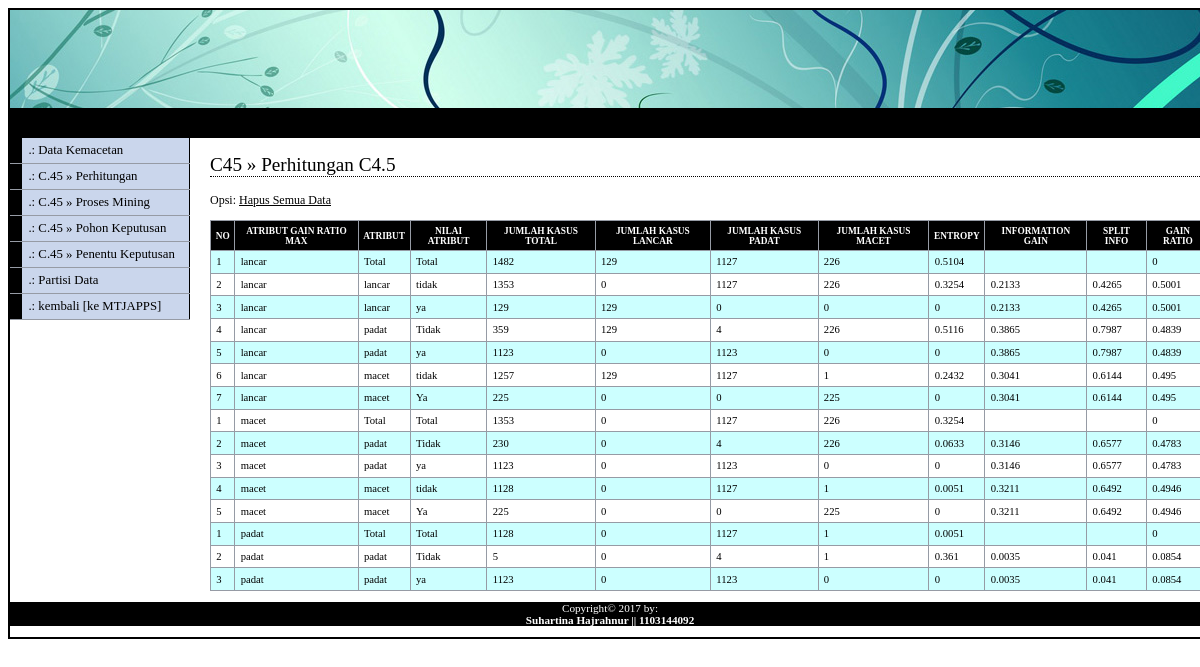
The page /admin/media.php?module=c45 (signed in) on the database its author committed.
### tables this page shows
CREATE TABLE `iterasi_c45` (
  `id` int(11) NOT NULL,
  `iterasi` varchar(3) NOT NULL,
  `atribut_gain_ratio_max` varchar(255) NOT NULL,
  `atribut` varchar(100) NOT NULL,
  `nilai_atribut` varchar(100) NOT NULL,
  `jml_kasus_total` varchar(5) NOT NULL,
  `jml_kasus_lancar` varchar(5) NOT NULL,
  `jml_kasus_padat` varchar(5) NOT NULL,
  `jml_kasus_macet` varchar(5) NOT NULL,
  `jml_kasus_tidak_bisa_lewat` varchar(5) NOT NULL,
  `entropy` varchar(10) NOT NULL,
  `inf_gain` varchar(10) NOT NULL,
  `split_info` varchar(10) NOT NULL,
  `gain_ratio` varchar(10) NOT NULL
);

### admin/modul/c45.php (the view, shortened to what this page needs)
<?php
switch($_GET[act]){
    default:
    echo "<h2>C45 &#187; Perhitungan C4.5</h2>";
    echo " <p>Opsi: <a href=./aksi.php?module=c45&act=hapus_data_iterasi>Hapus Semua Data</a></p>
           <table bgcolor='#00CCFF' border='1' cellspacing='0' cellspading='0'>
           <tr>
               <th>No</th>
               <th>Atribut Gain Ratio Max</th>
               <th>Atribut</th>
               <th>Nilai Atribut</th>
               <th>Jumlah Kasus Total</th>
               <th>Jumlah Kasus Lancar</th>
               <th>Jumlah Kasus Padat</th>
               <th>Jumlah Kasus Macet</th>
               <th>Entropy</th>
               <th>Information Gain</th>
               <th>Split Info</th>
               <th>Gain Ratio</th>
           </tr>";
if ($_SESSION[leveluser]=='admin'){
    $sql=mysql_query('SELECT * FROM iterasi_c45 ORDER BY id');
}
    $warna1 = '#FFFFFF';
    $warna2 = '#CCFFFF';
    $warna  = $warna1;
    while ($data=mysql_fetch_array($sql)){
        if($warna == $warna1){
            $warna = $warna2;
        } else {
            $warna = $warna1;
        }
        echo " <tr bgcolor='$warna'>
                   <td>$data[iterasi]</td>
                   <td>$data[atribut_gain_ratio_max]</td>
                   <td>$data[atribut]</td>
                   <td>$data[nilai_atribut]</td>
                   <td>$data[jml_kasus_total]</td>
                   <td>$data[jml_kasus_lancar]</td>
                   <td>$data[jml_kasus_padat]</td>
                   <td>$data[jml_kasus_macet]</td>
                   <td>$data[entropy]</td>
                   <td>$data[inf_gain]</td>
                   <td>$data[split_info]</td>
                   <td>$data[gain_ratio]</td>
               </tr>";
    }
    echo"</table>";
    break;
}

### admin/media.php (shortened to what this page needs)
<?php
if (empty($_SESSION[namauser]) AND empty($_SESSION[passuser])){
    echo "<link href='../config/adminstyle.css' rel='stylesheet' type='text/css'>
    <center>Untuk mengakses modul, Anda harus login <br>";
    echo "<a href=index.php><b>LOGIN</b></a></center>";
} else {
?>
<html>
<head>
    <link href="../config/adminstyle.css" rel="stylesheet" type="text/css" />
</head>
<body>
    <div id="header">
        <br>
        <div class='menupic'>
            <div class='menuhorisontal'>
            </div>
        </div>
        <div id="content">
            <?php include "content.php"; ?>
        </div>
	<div id="menu">
      <br><ul>
            <li><a href=?module=data_kemacetan>.: Data Kemacetan</a></li>
            <li><a href=?module=c45>.: C.45 &#187; Perhitungan</a></li>
            <li><a href=?module=c45&act=mining onClick=\"return confirm('Anda Yakin? Proses akan membutuhkan waktu yang lama.')\">.: C.45 &#187; Proses Mining</a></li>
            <li><a href=?module=c45&act=pohon_keputusan>.: C.45 &#187; Pohon Keputusan</a></li>
            <li><a href=?module=prediksi>.: C.45 &#187; Penentu Keputusan</a></li>
            <li><a href=?module=data_kemacetan&act=partisi_data>.: Partisi Data</a></li>
            <li><a href=http://localhost/mtjapps>.: kembali [ke MTJAPPS]</a></li>
        </ul>
	    <p>&nbsp;</p>
 	</div>
        <div id="footer">
            <p>Copyright&copy; 2017 by:<br />
            <b>Suhartina Hajrahnur || 1103144092</b></p>
        </div>
    </div>
</body>
</html>
<?php
}
?>

### admin/content.php (shortened to what this page needs)
<?php
if ($_GET[module]=='home'){
    echo "<h2>Identifikasi Jenis Kemacetan Menggunakan Pohon Keputusan C4.5</h2>
    <table width='100%'>
        <tr>
            <td>
                <h2 align='justify'>
                    Selamat Datang.<br>
                </h2>
            </td>
        </tr>
    </table>";
}
elseif ($_GET[module]=='data_kemacetan'){
    include "modul/data_kemacetan.php";
}
elseif ($_GET[module]=='c45'){
    include "modul/c45.php";
}
elseif ($_GET[module]=='about'){
    include "modul/about.php";
}
elseif ($_GET[module]=='penentu_keputusan'){
    include "modul/penentu_keputusan.php";
}
elseif ($_GET[module]=='kinerja'){
    include "modul/kinerja.php";
}
else{
    echo "<p><b>MENU BELUM ADA</b></p>";
}
?>

### config/adminstyle.css (style rules this page uses)
.menupic { background:transparent; width:100%; margin:0 auto; }
.menuhorisontal { background:#000000; color:#FFFFFF; width: 1200px; height:30px; margin:0 auto; padding:0 auto;-moz-border-radius-topleft:6px;-moz-border-radius-topright:6px; }
body { font-family: Tahoma; text-align: center; }
#header { position: relative; background-image: url(../admin/images/header.jpg); background-repeat: no-repeat; margin-right: auto; margin-left: auto; width: 1200px; border: 2px solid #000000; padding-top: 80px; text-align: left; }
#content { margin-left: 200px; }
#content p { font-size: 75%; }
#menu { position: absolute; top: 110px; left: 0; width: 180px; }
#menu ul { list-style: none; margin: 0; padding: 0; border: none; }
#menu li { width: 180px; border-bottom: 1px solid #969BA5; margin: 0; padding: 0; font-size: 80%; vertical-align: bottom; }
#menu a:link, #menu a:visited { display: block; padding: 5px 5px 5px 0.5em; border-left: 12px solid #000000; border-right: 1px solid #000000; background-color: #CAD6EC; color: #000000; text-decoration: none; }
a:link,a:visited { color:#000000; }
h2 { font: normal 120% Georgia; color: #000000; background-color: transparent; border-bottom: 1px dotted #000000; }
table { font-family: Tahoma; font-size: 8pt; border-width: 1px; border-style: solid; border-color: #999999; border-collapse: collapse; margin: 10px 0px; }
th { color: #FFFFFF; font-size: 7pt; text-transform: uppercase; text-align: center; padding: 0.5em; border-width: 1px; border-style: solid; border-color: #969BA5; border-collapse: collapse; background-color: #000000; }
td { padding: 0.5em; vertical-align: top; border-width: 1px; border-style: solid; border-color: #969BA5; border-collapse: collapse; }
#footer { font-size: 70%; color: #FFFFFF; background-color: #000000; text-align : center; }

### rows shown on the page
iterasi_c45: iterasi "1", atribut_gain_ratio_max "lancar", atribut "Total", nilai_atribut "Total", jml_kasus_total "1482", jml_kasus_lancar "129", jml_kasus_padat "1127", jml_kasus_macet "226", entropy "0.5104", gain_ratio "0"
iterasi_c45: iterasi "2", atribut_gain_ratio_max "lancar", atribut "lancar", nilai_atribut "tidak", jml_kasus_total "1353", jml_kasus_lancar "0", jml_kasus_padat "1127", jml_kasus_macet "226", entropy "0.3254", inf_gain "0.2133", split_info "0.4265", gain_ratio "0.5001"
iterasi_c45: iterasi "3", atribut_gain_ratio_max "lancar", atribut "lancar", nilai_atribut "ya", jml_kasus_total "129", jml_kasus_lancar "129", jml_kasus_padat "0", jml_kasus_macet "0", entropy "0", inf_gain "0.2133", split_info "0.4265", gain_ratio "0.5001"
iterasi_c45: iterasi "4", atribut_gain_ratio_max "lancar", atribut "padat", nilai_atribut "Tidak", jml_kasus_total "359", jml_kasus_lancar "129", jml_kasus_padat "4", jml_kasus_macet "226", entropy "0.5116", inf_gain "0.3865", split_info "0.7987", gain_ratio "0.4839"
iterasi_c45: iterasi "5", atribut_gain_ratio_max "lancar", atribut "padat", nilai_atribut "ya", jml_kasus_total "1123", jml_kasus_lancar "0", jml_kasus_padat "1123", jml_kasus_macet "0", entropy "0", inf_gain "0.3865", split_info "0.7987", gain_ratio "0.4839"
iterasi_c45: iterasi "6", atribut_gain_ratio_max "lancar", atribut "macet", nilai_atribut "tidak", jml_kasus_total "1257", jml_kasus_lancar "129", jml_kasus_padat "1127", jml_kasus_macet "1", entropy "0.2432", inf_gain "0.3041", split_info "0.6144", gain_ratio "0.495"
iterasi_c45: iterasi "7", atribut_gain_ratio_max "lancar", atribut "macet", nilai_atribut "Ya", jml_kasus_total "225", jml_kasus_lancar "0", jml_kasus_padat "0", jml_kasus_macet "225", entropy "0", inf_gain "0.3041", split_info "0.6144", gain_ratio "0.495"
iterasi_c45: iterasi "1", atribut_gain_ratio_max "macet", atribut "Total", nilai_atribut "Total", jml_kasus_total "1353", jml_kasus_lancar "0", jml_kasus_padat "1127", jml_kasus_macet "226", entropy "0.3254", gain_ratio "0"
iterasi_c45: iterasi "2", atribut_gain_ratio_max "macet", atribut "padat", nilai_atribut "Tidak", jml_kasus_total "230", jml_kasus_lancar "0", jml_kasus_padat "4", jml_kasus_macet "226", entropy "0.0633", inf_gain "0.3146", split_info "0.6577", gain_ratio "0.4783"
iterasi_c45: iterasi "3", atribut_gain_ratio_max "macet", atribut "padat", nilai_atribut "ya", jml_kasus_total "1123", jml_kasus_lancar "0", jml_kasus_padat "1123", jml_kasus_macet "0", entropy "0", inf_gain "0.3146", split_info "0.6577", gain_ratio "0.4783"
iterasi_c45: iterasi "4", atribut_gain_ratio_max "macet", atribut "macet", nilai_atribut "tidak", jml_kasus_total "1128", jml_kasus_lancar "0", jml_kasus_padat "1127", jml_kasus_macet "1", entropy "0.0051", inf_gain "0.3211", split_info "0.6492", gain_ratio "0.4946"
iterasi_c45: iterasi "5", atribut_gain_ratio_max "macet", atribut "macet", nilai_atribut "Ya", jml_kasus_total "225", jml_kasus_lancar "0", jml_kasus_padat "0", jml_kasus_macet "225", entropy "0", inf_gain "0.3211", split_info "0.6492", gain_ratio "0.4946"
iterasi_c45: iterasi "1", atribut_gain_ratio_max "padat", atribut "Total", nilai_atribut "Total", jml_kasus_total "1128", jml_kasus_lancar "0", jml_kasus_padat "1127", jml_kasus_macet "1", entropy "0.0051", gain_ratio "0"
iterasi_c45: iterasi "2", atribut_gain_ratio_max "padat", atribut "padat", nilai_atribut "Tidak", jml_kasus_total "5", jml_kasus_lancar "0", jml_kasus_padat "4", jml_kasus_macet "1", entropy "0.361", inf_gain "0.0035", split_info "0.041", gain_ratio "0.0854"
iterasi_c45: iterasi "3", atribut_gain_ratio_max "padat", atribut "padat", nilai_atribut "ya", jml_kasus_total "1123", jml_kasus_lancar "0", jml_kasus_padat "1123", jml_kasus_macet "0", entropy "0", inf_gain "0.0035", split_info "0.041", gain_ratio "0.0854"
